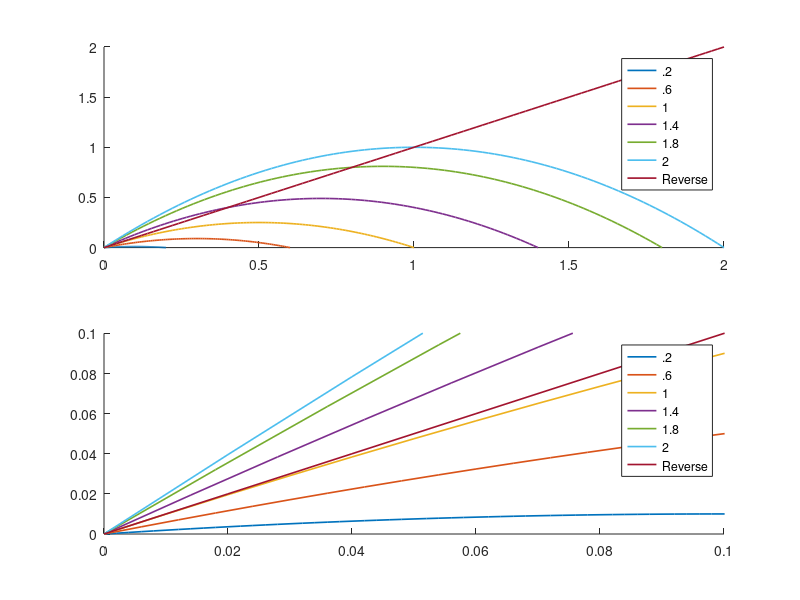
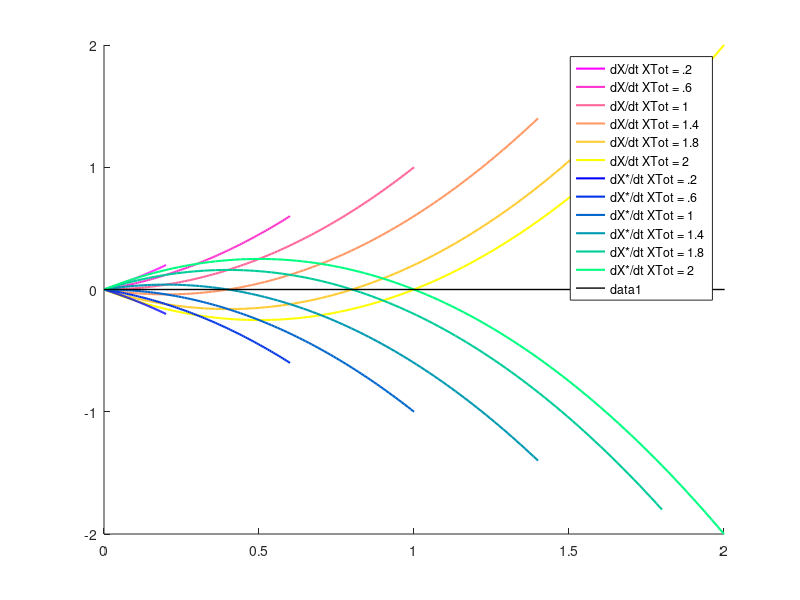

The MATLAB script that drew these images, in order: (Note: this script raises an error after producing the figures.)
%CHEME 5440 Final Exam Question 1
clear all;
close all;

%Set XTot, xS, and x for all solutions
xTot = [.2; .6; 1; 1.4; 1.8; 2];
xS = [0:.002:.2; 0:.006:.6; 0:.01:1; 0:.014:1.4; 0:.018:1.8; 0:.02:2];
x = xTot - xS;

%Calculate and plot forward/reverse rate
fwdRate = x .* xS;
rvsRate = xS;

figure(1)
subplot(2, 1, 1)
hold on
plot1a = plot(transpose(xS), transpose(fwdRate), 'LineWidth', 1.2);
plot1a(7) = plot(transpose(xS(6, :)), transpose(rvsRate(6, :)), 'LineWidth', 1.2);
legend(plot1a, ".2", ".6", "1", "1.4", "1.8", "2", "Reverse")
colors1a = lines(7);
set(plot1a, {'color'}, num2cell(colors1a, 2));

subplot(2, 1, 2)
hold on
plot1b = plot(transpose(xS), transpose(fwdRate), 'LineWidth', 1.2);
plot1b(7) = plot(transpose(xS(6, :)), transpose(rvsRate(6, :)), 'LineWidth', 1.2);
legend(plot1b, ".2", ".6", "1", "1.4", "1.8", "2", "Reverse")
set(plot1b, {'color'}, num2cell(colors1a, 2));
xlim([0 .1])
ylim([0 .1])

%Calculate acculation rate for xS and x, plot rates
dxdt = xS - x.*xS;
dxsdt = x.*xS - xS;

figure(2)
hold on
plot2 = plot(transpose(xS), transpose(dxdt), 'LineWidth', 1.5);
plot2(7:12) = plot(transpose(xS), transpose(dxsdt), 'LineWidth', 1.5);
legend(plot2, "dX/dt XTot = .2", "dX/dt XTot = .6", "dX/dt XTot = 1", "dX/dt XTot = 1.4", "dX/dt XTot = 1.8", "dX/dt XTot = 2", "dX*/dt XTot = .2", "dX*/dt XTot = .6", "dX*/dt XTot = 1", "dX*/dt XTot = 1.4", "dX*/dt XTot = 1.8", "dX*/dt XTot = 2")
plot([0 10], [0 0], 'k-', 'LineWidth', 1);
xlim([0 2])

colors2 = [spring(6); winter(6)];
set(plot2, {'color'}, num2cell(colors2, 2));

%Solve the ODE system and plot output
x0(1) = 1.999; 
x0(2) = .00001;
tspan = [0.001:20];

%options = odeset('NonNegative',1);
[t_out,x_out] = ode45(@(t,x) ODE3a1(t, x), tspan, x0);
%semilogx(t_out, x_out)
figure(3)
plot(t_out, x_out(:, 2))

%Plot steady-state values for X*
XTotal = [0, .2, .6, 1, 1.4, 1.8, 2];
ssXStar = [0, 0, 0, 0, .4, .8, 1];

figure(4)
hold on
plot(XTotal, ssXStar)




